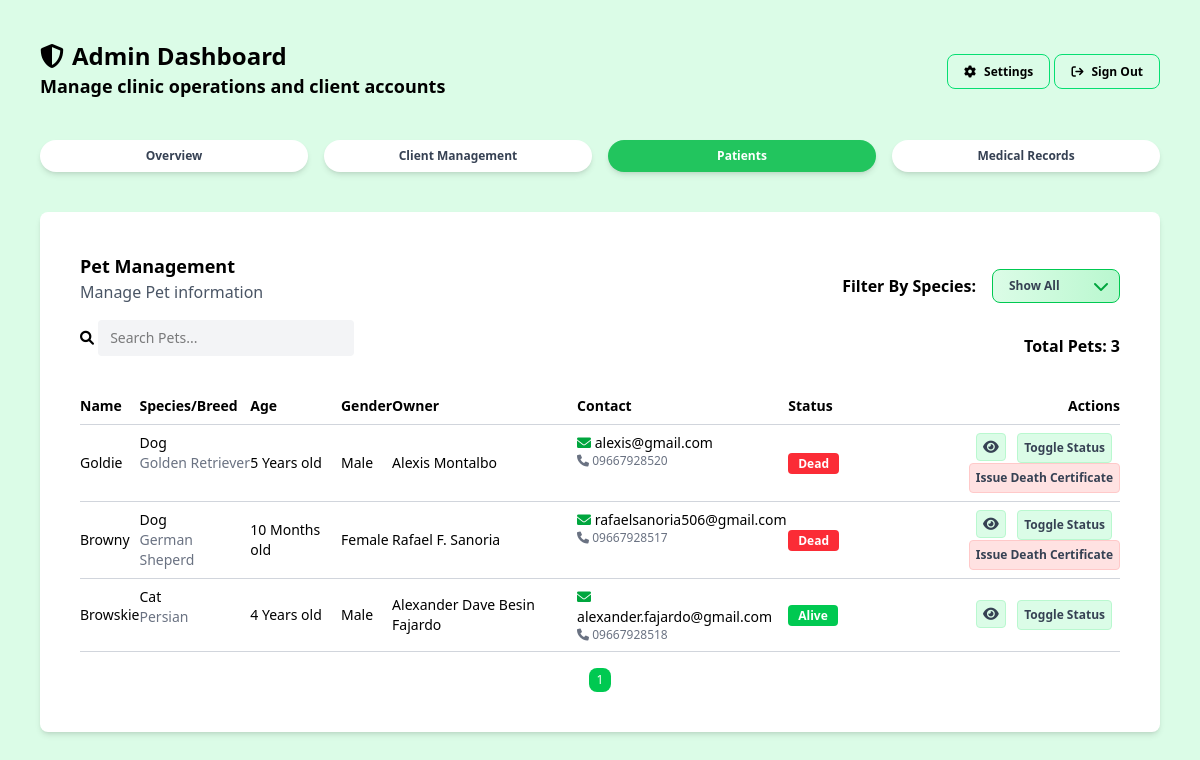
Page /admin/pet-management.php (signed in) on the earlier database version.
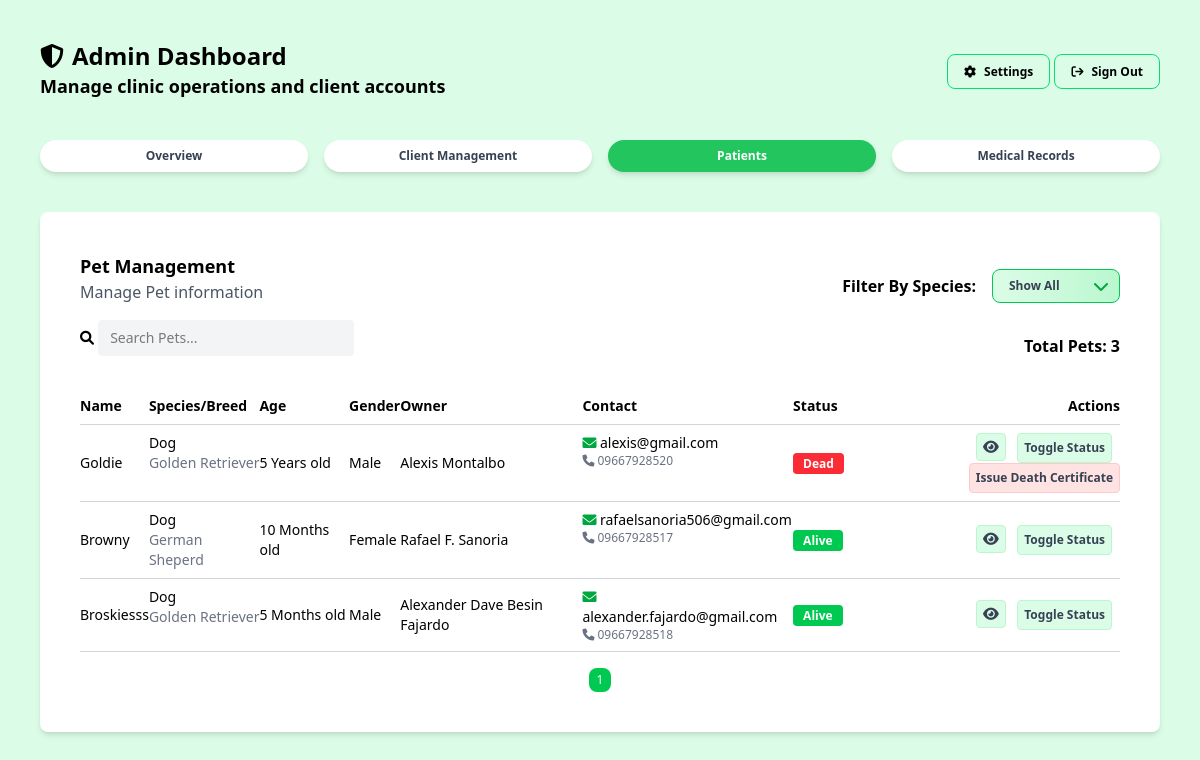
Same page on the later database version.
### tables this page shows
CREATE TABLE `pets` (
  `id` int(10) UNSIGNED NOT NULL,
  `owner_id` bigint(20) DEFAULT NULL,
  `name` text NOT NULL,
  `species` text NOT NULL,
  `breed` text DEFAULT NULL,
  `age` int(11) DEFAULT NULL,
  `age_unit` enum('Days','Months','Years') DEFAULT NULL,
  `gender` enum('Male','Female') DEFAULT NULL,
  `weight` decimal(5,2) DEFAULT NULL,
  `weight_unit` enum('Kg','Lbs') DEFAULT NULL,
  `color` varchar(255) DEFAULT NULL,
  `birth_date` date DEFAULT NULL,
  `notes` longtext DEFAULT NULL,
  `registered_at` timestamp NOT NULL DEFAULT current_timestamp() ON UPDATE current_timestamp(),
  `status` enum('Alive','Dead') NOT NULL DEFAULT 'Alive'
);

CREATE TABLE `owners` (
  `id` bigint(20) NOT NULL,
  `user_id` bigint(20) DEFAULT NULL,
  `name` text NOT NULL,
  `email` text DEFAULT NULL,
  `phone` varchar(32) DEFAULT NULL,
  `emergency` varchar(32) DEFAULT NULL,
  `address` longtext NOT NULL,
  `created_at` timestamp NOT NULL DEFAULT current_timestamp(),
  `status` enum('Active','Inactive') NOT NULL DEFAULT 'Active'
);

CREATE TABLE `death_records` (
  `id` int(11) NOT NULL,
  `pet_id` int(11) UNSIGNED NOT NULL,
  `date_of_death` date NOT NULL,
  `time_of_death` time NOT NULL,
  `cause_of_death` text DEFAULT NULL,
  `recorded_by` text DEFAULT NULL,
  `location_of_death` varchar(255) DEFAULT NULL,
  `remarks` text DEFAULT NULL,
  `created_at` datetime DEFAULT current_timestamp(),
  `updated_at` datetime DEFAULT current_timestamp()
);

### helpers/fetch.php (called while the page is built, shortened)
<?php
function fetchAllData(PDO $pdo, string $query, array $params = []): array
{
    $stmt = $pdo->prepare($query);
    $stmt->execute($params);
    return $stmt->fetchAll(PDO::FETCH_ASSOC);
}

### admin/pet-management.php (the view, shortened to what this page needs)
<?php
include_once __DIR__ . '/../config/config.php';
require_once __DIR__ . '/../helpers/fetch.php';
?>
<!DOCTYPE html>
<html lang="en">
<head>
    <link rel="stylesheet" href="../assets/css/global.css">
    <link rel="stylesheet" href="../assets/css/output.css">
    <link rel="stylesheet" href="https://cdnjs.cloudflare.com/ajax/libs/font-awesome/6.0.0-beta3/css/all.min.css">
</head>
<body class="bg-green-100 w-full min-h-screen overflow-y-auto">
    <?php include_once '../includes/admin-header.php'; ?>
    <main class="p-10 max-w-[1400px] mx-auto">
        <section class="p-10 bg-white rounded-lg shadow-md">
            <div class="mb-4 flex items-center justify-between">
                <div>
                    <h3 class="font-semibold text-lg">Pet Management</h3>
                    <h4 class="text-gray-600">Manage Pet information</h4>
                </div>
                <div class="flex justify-between items-center space-x-4">
                    <h3 class="relative inline-block mt-4 font-semibold">Filter By Species:</h3>
                    <div class="relative inline-block mt-4">
                        <select id="speciesFilter"
                            class="appearance-none cursor-pointer w-32 px-4 py-2 pr-8 rounded-lg text-xs font-semibold text-gray-700
                                    bg-gradient-to-r from-green-100 to-green-200 border border-green-500
                                    hover:from-green-200 hover:to-green-300 focus:outline-none focus:ring-2 focus:ring-green-400 transition">
                            <option value="">Show All</option>
                        </select>
                        <span class="absolute right-3 top-1/2 transform -translate-y-1/2 pointer-events-none">
                            <i class="fa-solid fa-chevron-down text-green-600"></i>
                        </span>
                    </div>
                </div>
            </div>
            <div class="flex justify-between items-center">
                <div class="mb-4">
                    <form>
                        <i class="fa-solid fa-search text-sm"></i>
                        <input type="search" id="search" placeholder="Search Pets..."
                            class="bg-gray-100 rounded px-3 py-2 mb-4 text-sm w-64">
                    </form>
                </div>
                <div class="mb-4">
                    <h3 class="font-semibold"></h3>
                </div>
            </div>
            <table class="w-full border-collapse">
                <thead>
                    <tr class="text-sm text-left border-b border-gray-300">
                        <th class="font-semibold py-2">Name</th>
                        <th class="font-semibold py-2">Species/Breed</th>
                        <th class="font-semibold py-2">Age</th>
                        <th class="font-semibold py-2">Gender</th>
                        <th class="font-semibold py-2">Owner</th>
                        <th class="font-semibold py-2">Contact</th>
                        <th class="font-semibold py-2">Status</th>
                        <th class="text-right font-semibold py-2">Actions</th>
                    </tr>
                </thead>
                <tbody id="petsBody">
                    <?php
                    $pets = fetchAllData(
                        $pdo,
                        "SELECT p.id AS pet_id, p.name AS pet_name, p.species, p.breed, p.age, p.age_unit, p.gender, p.color, p.weight, p.weight_unit, p.birth_date , p.notes, p.status, dr.id AS death_record_id, dr.cause_of_death, dr.date_of_death, dr.time_of_death, dr.recorded_by, dr.location_of_death, dr.remarks, c.certificate_number, c.certificate_date, c.certificate_issued, c.issued_by,
                                o.name AS owner_name, o.phone AS owner_phone, o.email AS owner_email
                         FROM pets p
                         LEFT JOIN owners o ON p.owner_id = o.id
                         LEFT JOIN death_records dr ON p.id = dr.pet_id
                         LEFT JOIN certificates c ON p.id = c.pet_id AND c.certificate_type = 'death_certificate'"
                    );
                    $status = [
                        'Alive' => ['bg' => 'bg-green-500', 'color' => 'text-white'],
                        'Dead' => ['bg' => 'bg-red-500', 'color' => 'text-white']
                    ];
                    foreach ($pets as $row) {
                        $speciesLower = strtolower(trim($row['species']));
                        $Type = $row['status'];
                        $typeinfo = $status[$Type];
                        echo "<tr class='border-b border-gray-300 hover:bg-green-50 text-sm' data-species='{$speciesLower}'>";
                        echo "<td class='py-2'>{$row['pet_name']}</td>";
                        echo "<td class='py-2 flex flex-col'>
                                <span>{$row['species']}</span>
                                <span class='text-gray-500'>{$row['breed']}</span>
                              </td>";
                        echo "<td class='py-2'>{$row['age']} <span>{$row['age_unit']}</span> old</td>";
                        echo "<td class='py-2'>{$row['gender']}</td>";
                        echo "<td class='py-2'>{$row['owner_name']}</td>";
                        echo "<td class='flex flex-col py-2'>
                                <span><i class='fa-solid fa-envelope text-green-600'></i> {$row['owner_email']}</span>
                                <span class='text-gray-500 text-xs'><i class='fa-solid fa-phone'></i> {$row['owner_phone']}</span>
                              </td>";
                        echo '<td class="py-2"><span class="' . $typeinfo['bg'] . ' ' . $typeinfo['color'] . ' text-xs font-semibold px-2.5 py-0.5 rounded">' . $row['status'] . '</td>';
                        echo "<td class='text-right py-2'>
                                <button
                                    data-modal='viewModal'
                                    data-id='" . $row['pet_id'] . "'
                                    data-name='" . htmlspecialchars($row['pet_name'] ?? '') . "'
                                    data-species='" . htmlspecialchars($row['species'] ?? '') . "'
                                    data-breed='" . htmlspecialchars($row['breed'] ?? '') . "'
                                    data-age='" . htmlspecialchars($row['age'] ?? '') . "'
                                    data-ageunit='" . htmlspecialchars($row['age_unit'] ?? '') . "'
                                    data-gender='" . htmlspecialchars($row['gender'] ?? '') . "'
                                    data-color='" . htmlspecialchars($row['color'] ?? '') . "'
                                    data-weight='" . htmlspecialchars($row['weight'] ?? '') . "'
                                    data-weightunit='" . htmlspecialchars($row['weight_unit'] ?? '') . "'
                                    data-notes='" . htmlspecialchars($row['notes'] ?? '') . "'
                                    data-birthdate ='" . htmlspecialchars($row['birth_date']) . "'
                                    data-status='" . htmlspecialchars($row['status'] ?? '') . "'
                                    data-deathreason='" . htmlspecialchars($row['cause_of_death']) . "'
                                    data-deathdate='" . htmlspecialchars($row['date_of_death']) . "'
                                    data-deathtime='" . htmlspecialchars($row['time_of_death']) . "'
                                    data-deathlocation='" . htmlspecialchars($row['location_of_death']) . "'
                                    data-recordedby='" . htmlspecialchars($row['recorded_by']) . "'
                                    data-remarks='" . htmlspecialchars($row['remarks']) . "'
                                    data-owner='" . htmlspecialchars($row['owner_name'] ?? '') . "'
                                    data-email='" . htmlspecialchars($row['owner_email'] ?? '') . "'
                                    data-phone='" . htmlspecialchars($row['owner_phone'] ?? '') . "'
                                    class='open-modal fa-solid fa-eye cursor-pointer text-gray-700 mr-2 bg-green-100 p-1.5 border rounded border-green-200 hover:bg-green-300'>
                                </button>
                                <button class='open-status-modal cursor-pointer font-semibold text-xs text-gray-700 mr-2 bg-green-100 p-1.5 border rounded border-green-200 hover:bg-green-300'  data-id='" . $row['pet_id'] . "'  data-name='" . htmlspecialchars($row['pet_name'] ?? '') . "'>Toggle Status</button>";
                        if (isset($row['status']) && strtolower($row['status']) === 'dead' && !empty($row['death_record_id'])) {
                            echo "
        <button
            class='issue-certificate-btn cursor-pointer font-semibold text-xs text-gray-700 bg-red-100 p-1.5 border rounded border-red-200 hover:bg-red-300'
            data-death-record-id='" . htmlspecialchars($row['death_record_id']) . "'
            data-death-certificate-number='" . htmlspecialchars($row['certificate_number']) . "'
            data-pet-name='" . htmlspecialchars($row['pet_name']) . "'
        >
            Issue Death Certificate
        </button>";
                        }
                        echo "</td>";
                        echo "</tr>";
                    }
                    ?>
                </tbody>
            </table>
            <div id="pagination" class="flex justify-center space-x-2 mt-4"></div>
        </section>
    </main>
</body>
</html>

### includes/admin-header.php (shortened to what this page needs)
<header class="max-w-[1400px] mx-auto">
    <section class="p-10 w-full flex items-center justify-between">
        <div>
            <div class="flex items-center space-x-2">
                <i class="fa-solid fa-shield text-2xl"></i>
                <h1 class="font-bold text-2xl">Admin Dashboard</h1>
            </div>
            <h2 class="text-lg font-semibold">Manage clinic operations and client accounts</h2>
        </div>
        <div>
            <a href="../admin/admin-settings.php"
                class="text-gray text-xs font-semibold border border-green-400 px-4 py-2 rounded-lg hover:bg-green-300 <?= basename($_SERVER['PHP_SELF']) == 'admin-settings.php' ? 'settings-active' : '' ?>"><i
                    class="fa-solid fa-cog mr-2"></i>Settings</a>
            <a class="text-gray text-xs font-semibold border border-green-400 px-4 py-2 rounded-lg hover:bg-green-300"
                href="../logout.php"><i class="fa-solid fa-arrow-right-from-bracket mr-2"></i>Sign Out</a>
        </div>
    </section>
    <div class="px-10 w-full flex items-center justify-between">
        <nav class="w-full">
            <ul class="flex space-x-4 text-gray-700 text-xs font-semibold">
                <a href="../admin/admin-dashboard.php"
                    class="flex-1 text-center shadow-md font-semibold py-2 rounded-full border-none duration-200 hover:border-green-500 <?= basename($_SERVER['PHP_SELF']) == 'admin-dashboard.php' ? 'active' : 'bg-white' ?>">
                    <li>Overview</li>
                </a>
                <a href="../admin/client-management.php"
                    class="flex-1 text-center shadow-md font-semibold py-2 rounded-full border-none duration-200 hover:border-green-500 <?= basename($_SERVER['PHP_SELF']) == 'client-management.php' ? 'active' : 'bg-white' ?>">
                    <li>Client Management</li>
                </a>
                <a href="../admin/pet-management.php"
                    class="flex-1 text-center shadow-md font-semibold py-2 rounded-full border-none duration-200 hover:border-green-500 <?= basename($_SERVER['PHP_SELF']) == 'pet-management.php' ? 'active' : 'bg-white' ?>">
                    <li>Patients</li>
                </a>
                <a href="../admin/medical-records.php"
                    class="flex-1 text-center shadow-md font-semibold py-2 rounded-full border-none duration-200 hover:border-green-500 <?= basename($_SERVER['PHP_SELF']) == 'medical-records.php' ? 'active' : 'bg-white' ?>">
                    <li>Medical Records</li>
                </a>
            </ul>
        </nav>
    </div>
</header>

### includes/admin-header.php (style rules this page uses)
.active { background-color: #22c55e; color: white; border-color: #22c55e; }

Differences in the rows shown:
removed pets: name "Browskie", species "Cat", breed "Persian", age "4", age_unit "Years", gender "Male", owner.name "Alexander Dave Besin Fajardo", owner.email "alexander.fajardo@gmail.com", owner.phone "09667928518", status "Alive"
changed pets "Browny": status "Dead" → "Alive"; no longer shows "Issue Death Certificate"
added pets: name "Broskiesss", species "Dog", breed "Golden Retriever", age "5", age_unit "Months", gender "Male", owner.name "Alexander Dave Besin Fajardo", owner.email "alexander.fajardo@gmail.com", owner.phone "09667928518", status "Alive"
